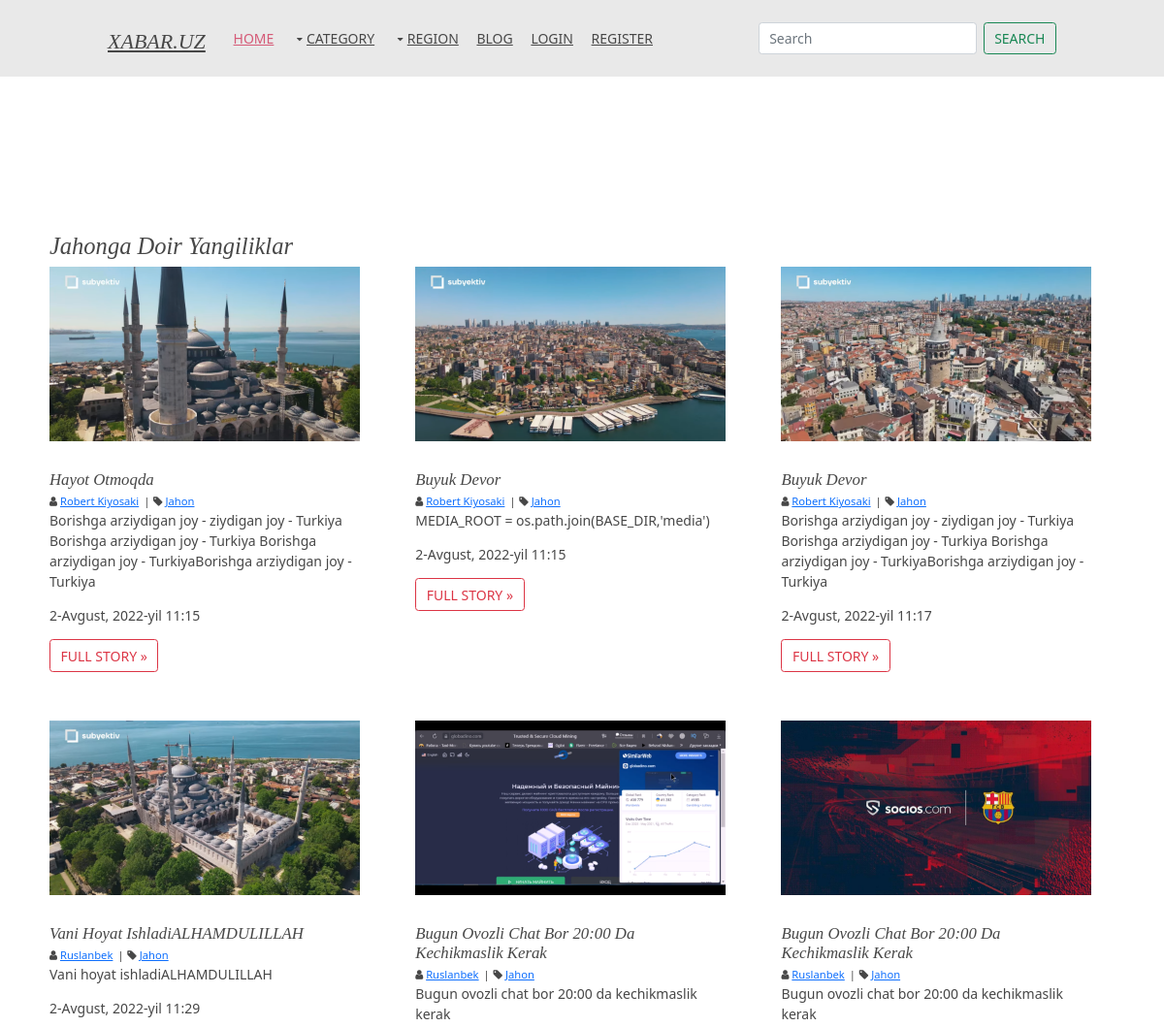
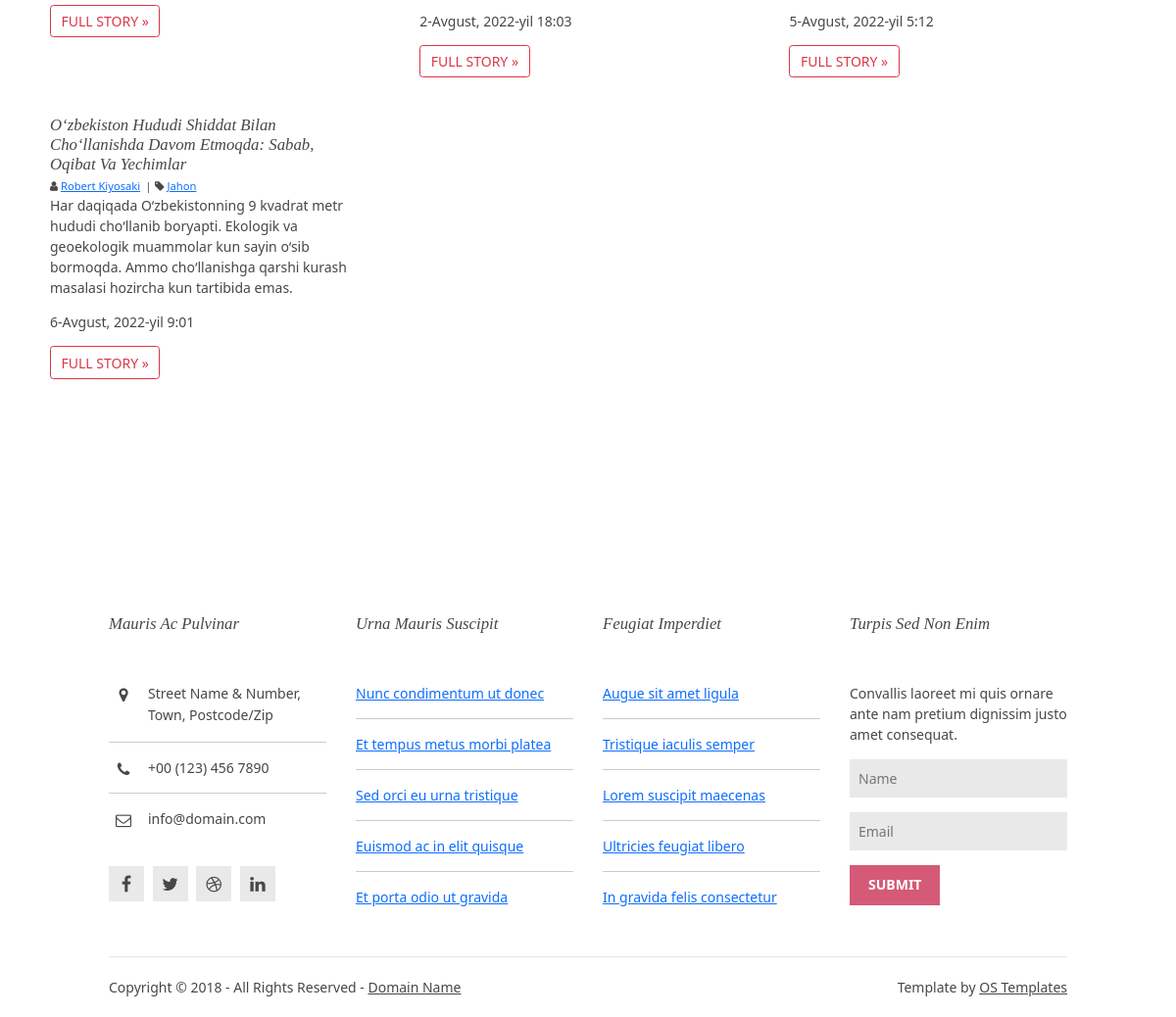
Page /category/1 on the committed database (2 pictures, top to bottom).
### app/models.py (models this page shows, shortened)
class Category(models.Model):
    name = models.CharField(max_length=100)
    def __str__(self):
        return self.name

class New(models.Model):
    category = models.ForeignKey(Category ,on_delete=models.CASCADE, blank=True, null=True)
    region = models.ForeignKey(Region ,on_delete=models.CASCADE, blank=True, null=True)
    title = models.CharField(max_length=200, blank=True, null=True)
    sumary = models.CharField(max_length=300, blank=True, null=True)
    body = models.TextField(blank=True, null=True)
    img = models.CharField(max_length=200)
    date = models.DateTimeField(auto_now_add=True, blank=True, null=True)
    author = models.ForeignKey(Author, on_delete=models.CASCADE, blank=True, null=True)

class Author(models.Model):
    name = models.CharField(max_length=100)
    def __str__(self):
        return self.name

### app/views.py (the view)
# urls.py: path('category/<int:id>', category, name='category'),
def category(request, id):
    category = Category.objects.get(id=id)
    new = New.objects.filter(category=category)
    categorys = Category.objects.all()
    regions = Region.objects.all()
    context = {
        'category':category,
        'news': new,
        'categorys': categorys,
        'regions':regions,
    }
    return render(request, 'category.html', context)

### templates/category.html (shortened to what this page needs)
{% extends "layouts/base.html" %}
{% load static %}
{% block content %}
<div class="wrapper row3">
    <main class="hoc container clear">
      <h3>{{ category.name }}ga doir yangiliklar</h3>
      <ul class="nospace group overview">
        {% for i in news %}
        <li class="one_third">
          <article><a href="/detail/{{ i.id }}"><img src="{{ i.img }}" alt=""></a>
            <h6 class="heading">{{ i.title }}</h6>
            <ul class="nospace meta">
              <li><i class="fa fa-user"></i> <a href="#">{{i.author}}</a></li>
              <li><i class="fa fa-tag"></i> <a href="#">{{ i.category }}</a></li>
            </ul>
            <p>{{ i.sumary }}</p>
            <p>{{ i.date }}</p>
            <footer class="nospace"><a class="btn btn-outline-danger" href="/detail/{{ i.id }}">Full Story &raquo;</a></footer>
          </article>
        </li>
        {% endfor %}
      </ul>
    </main>
  </div>
{% endblock content %}

### templates/layouts/base.html (shortened to what this page needs)
{% load i18n %}
{% get_current_language as LANGUAGE_CODE %}
{% get_available_languages as LANGUAGES %}
{% load static %}
<!DOCTYPE html>
<html lang="">
<head>
<link href="{% static 'css/layout.css' %}" rel="stylesheet" type="text/css" media="all">
</head>
<body id="top">
<div class="bgded overlay light" style="background-image: 'assets/images/demo/backgrounds/01.png';">
    <div class="wrapper row1">
    <header id="header" class="hoc clear">
      <div id="logo" class="fl_left">
        <h1><a href="/">Xabar.uz</a></h1>
      </div>
      <nav id="mainav" class="fl_right">
        <ul  class="clear">
          <li class="active"><a href="/">Home</a></li>
          <li><a class="drop" href="#">Category</a>
          </li>
          <li><a class="drop" href="#">Region</a>
          </li>
          <li><a href="{% url 'blog' %}">Blog</a></li>
          {% if not request.user.is_authenticated %}
          <li><a href="{% url 'login' %}">Login</a></li>
          <li><a href="{% url 'register' %}">Register</a></li>
          {% else %}
          <li><a href="{% url 'logout' %}">Logout</a></li>
          {% endif %}
          <li style="margin-left: 90px;">
          <form action="{% url 'search' %}" class="d-flex" method="POST">
            <input type="search" placeholder="Search" name="q" class="form-control me-2">
            <button class="btn btn-outline-success">Search</button>
          </form></li>
        </ul>
      </nav>
    </header>
  </div>
</div>
<link rel="stylesheet" href="{% static 'bootstrap/css/bootstrap.css' %}">
<div class="container">
    {% block content %}
    {% endblock %}
</div>
<div class="wrapper row4">
    <footer id="footer" class="hoc clear">
      <div class="one_quarter first">
        <h6 class="heading">Mauris ac pulvinar</h6>
        <ul class="nospace btmspace-30 linklist contact">
          <li><i class="fa fa-map-marker"></i>
            <address>
            Street Name &amp; Number, Town, Postcode/Zip
            </address>
          </li>
          <li><i class="fa fa-phone"></i> +00 (123) 456 7890</li>
          <li><i class="fa fa-envelope-o"></i> info@domain.com</li>
        </ul>
        <ul class="faico clear">
          <li><a class="faicon-facebook" href="#"><i class="fa fa-facebook"></i></a></li>
          <li><a class="faicon-twitter" href="#"><i class="fa fa-twitter"></i></a></li>
          <li><a class="faicon-dribble" href="#"><i class="fa fa-dribbble"></i></a></li>
          <li><a class="faicon-linkedin" href="#"><i class="fa fa-linkedin"></i></a></li>
        </ul>
      </div>
      <div class="one_quarter">
        <h6 class="heading">Urna mauris suscipit</h6>
        <ul class="nospace linklist">
          <li><a href="#">Nunc condimentum ut donec</a></li>
          <li><a href="#">Et tempus metus morbi platea</a></li>
          <li><a href="#">Sed orci eu urna tristique</a></li>
          <li><a href="#">Euismod ac in elit quisque</a></li>
          <li><a href="#">Et porta odio ut gravida</a></li>
        </ul>
      </div>
      <div class="one_quarter">
        <h6 class="heading">Feugiat imperdiet</h6>
        <ul class="nospace linklist">
          <li><a href="#">Augue sit amet ligula</a></li>
          <li><a href="#">Tristique iaculis semper</a></li>
          <li><a href="#">Lorem suscipit maecenas</a></li>
          <li><a href="#">Ultricies feugiat libero</a></li>
          <li><a href="#">In gravida felis consectetur</a></li>
        </ul>
      </div>
      <div class="one_quarter">
        <h6 class="heading">Turpis sed non enim</h6>
        <p class="nospace btmspace-15">Convallis laoreet mi quis ornare ante nam pretium dignissim justo amet consequat.</p>
        <form method="post" action="#">
          <fieldset>
            <input class="btmspace-15" type="text" value="" placeholder="Name">
            <input class="btmspace-15" type="text" value="" placeholder="Email">
            <button type="submit" value="submit">Submit</button>
          </fieldset>
        </form>
      </div>
    </footer>
  </div>
  <div class="wrapper row5">
    <div id="copyright" class="hoc clear">
      <p class="fl_left">Copyright &copy; 2018 - All Rights Reserved - <a href="#">Domain Name</a></p>
      <p class="fl_right">Template by <a target="_blank" href="https://www.os-templates.com/" title="Free Website Templates">OS Templates</a></p>
    </div>
  </div>
</body>
</html>

### assets/css/layout.css (style rules this page uses)
#header #logo { margin:30px 0 0 0; }
#header #logo h1 { margin:0; padding:0; font-size:22px; text-transform:uppercase; }
.container { padding:80px 0; }
.overview > li { margin-bottom:50px; }
.overview > li:nth-last-child(-n+3) { margin-bottom:0; }
.overview > li:nth-child(3n+1) { margin-left:0; clear:left; }
.overview > li article { max-width:320px; }
.overview > li article img { margin-bottom:30px; }
.overview > li article .heading { margin:0; font-size:1.2rem; }
.meta li { display:inline-block; font-size:.8rem; }
.meta li::after { margin-left:5px; content:"|"; }
.meta li:last-child::after { margin:0; content:""; }
#footer { padding:80px 0 50px; }
#footer .heading { margin-bottom:50px; font-size:1.2rem; }
#footer .linklist li { display:block; margin-bottom:15px; padding:0 0 15px 0; border-bottom:1px solid; }
#footer .linklist li:last-child { margin:0; padding:0; border:none; }
#footer .linklist li::before, #footer .linklist li::after { display:table; content:""; }
#footer .linklist li, #footer .linklist li::after { clear:both; }
#footer .contact.linklist li, #footer .contact.linklist li:last-child { position:relative; padding-left:40px; }
#footer .contact li * { margin:0; padding:0; line-height:1.6; }
#footer .contact li i { display:block; position:absolute; top:0; left:0; width:30px; font-size:16px; text-align:center; }
#footer input, #footer button { border:1px solid; }
#footer input { display:block; width:100%; padding:8px; }
#footer button { padding:8px 18px 10px; text-transform:uppercase; font-weight:700; cursor:pointer; }
#copyright { padding:20px 0; border-top:1px solid; }
#copyright * { margin:0; padding:0; }
*, *::before, *::after { transition:all .3s ease-in-out; }
#mainav form * { transition:none !important; }
nav ul, nav ol { margin:0; padding:0; list-style:none; }
#mainav, #breadcrumb, .sidebar nav { line-height:normal; }
#mainav .drop::after, #mainav li li .drop::after, #breadcrumb li a::after, .sidebar nav a::after { position:absolute; font-family:"FontAwesome"; font-size:10px; line-height:10px; }
#mainav ul { text-transform:uppercase; }
#mainav li { display:inline-block; position:relative; margin:0 15px 0 0; padding:0; }
#mainav li:last-child { margin-right:0; }
#mainav li a { display:block; padding:30px 0; }
#mainav .drop { padding-left:15px; }
#mainav .drop::after, #mainav li li .drop::after { content:"\f0d7"; }
#mainav .drop::after { top:35px; left:5px; }
#mainav form { display:none; margin:0; padding:0; }
.faico { margin:0; padding:0; list-style:none; }
.faico li { display:inline-block; margin:8px 5px 0 0; padding:0; line-height:normal; }
.faico li:last-child { margin-right:0; }
.faico a { display:inline-block; width:36px; height:36px; line-height:36px; font-size:18px; text-align:center; }
.faico a { color:#474747; background-color:#E9E9E9; }
body { color:#474747; background-color:#FFFFFF; }
a { color:#D55A77; }
.overlay { color:#FFFFFF; background-color:inherit; }
.overlay::after { color:inherit; background-color:rgba(0,0,0,.55); }
.overlay.light { color:#474747; }
.overlay.light::after { background-color:rgba(233,233,233,.9); }
.btn, .btn.inverse:hover { color:#FFFFFF; background-color:#D55A77; border-color:#D55A77; }
.row1 { color:#474747; background-color:#E9E9E9; }
.row3 { color:#474747; background-color:#FFFFFF; }
.row4 { color:#474747; background-color:#FFFFFF; }
.row5, .row5 a { color:#474747; background-color:#FFFFFF; }
#header #logo a { color:inherit; }
#footer hr, #footer .borderedbox, #footer .linklist li { border-color:rgba(0,0,0,.2); }
#footer input, #footer button { border-color:transparent; }
#footer input { color:#474747; background-color:#E9E9E9; }
#footer button { color:#FFFFFF; background-color:#D55A77; }
#copyright { border-color:rgba(0,0,0,.1); }
#mainav li a { color:inherit; }
#mainav .active a, #mainav a:hover, #mainav li:hover > a { color:#D55A77; background-color:inherit; }
@media screen and (min-width:978px) { .hoc { max-width:978px; } }

### rows in the picture
Category: name "Jahon"
New: img (picture), title "Hayot Otmoqda", author "Robert Kiyosaki", category "Jahon", sumary "Borishga arziydigan joy - ziydigan joy - Turkiya Borishga arziydigan joy - Turkiya Borishga arziydigan joy - TurkiyaBorishga arziydigan joy - Turkiya", date "2-Avgust, 2022-yil 11:15"
New: img (picture), title "Buyuk Devor", author "Robert Kiyosaki", category "Jahon", sumary "MEDIA_ROOT = os.path.join(BASE_DIR,'media')", date "2-Avgust, 2022-yil 11:15"
New: img (picture), title "Buyuk Devor", author "Robert Kiyosaki", category "Jahon", sumary "Borishga arziydigan joy - ziydigan joy - Turkiya Borishga arziydigan joy - Turkiya Borishga arziydigan joy - TurkiyaBorishga arziydigan joy - Turkiya", date "2-Avgust, 2022-yil 11:17"
New: img (picture), title "Vani Hoyat IshladiALHAMDULILLAH", author "Ruslanbek", category "Jahon", sumary "Vani hoyat ishladiALHAMDULILLAH", date "2-Avgust, 2022-yil 11:29"
New: img (picture), title "Bugun Ovozli Chat Bor 20:00 Da Kechikmaslik Kerak", author "Ruslanbek", category "Jahon", sumary "Bugun ovozli chat bor 20:00 da kechikmaslik kerak", date "2-Avgust, 2022-yil 18:03"
New: img (picture), title "Bugun Ovozli Chat Bor 20:00 Da Kechikmaslik Kerak", author "Ruslanbek", category "Jahon", sumary "Bugun ovozli chat bor 20:00 da kechikmaslik kerak", date "5-Avgust, 2022-yil 5:12"
New: title "O‘zbekiston Hududi Shiddat Bilan Cho‘llanishda Davom Etmoqda: Sabab, Oqibat Va Yechimlar", author "Robert Kiyosaki", category "Jahon", sumary "Har daqiqada O‘zbekistonning 9 kvadrat metr hududi cho‘llanib boryapti. Ekologik va geoekologik muammolar kun sayin o‘sib bormoqda. Ammo cho‘llanishga qarshi kurash masalasi hozircha kun tartibida emas.", date "6-Avgust, 2022-yil 9:01"
